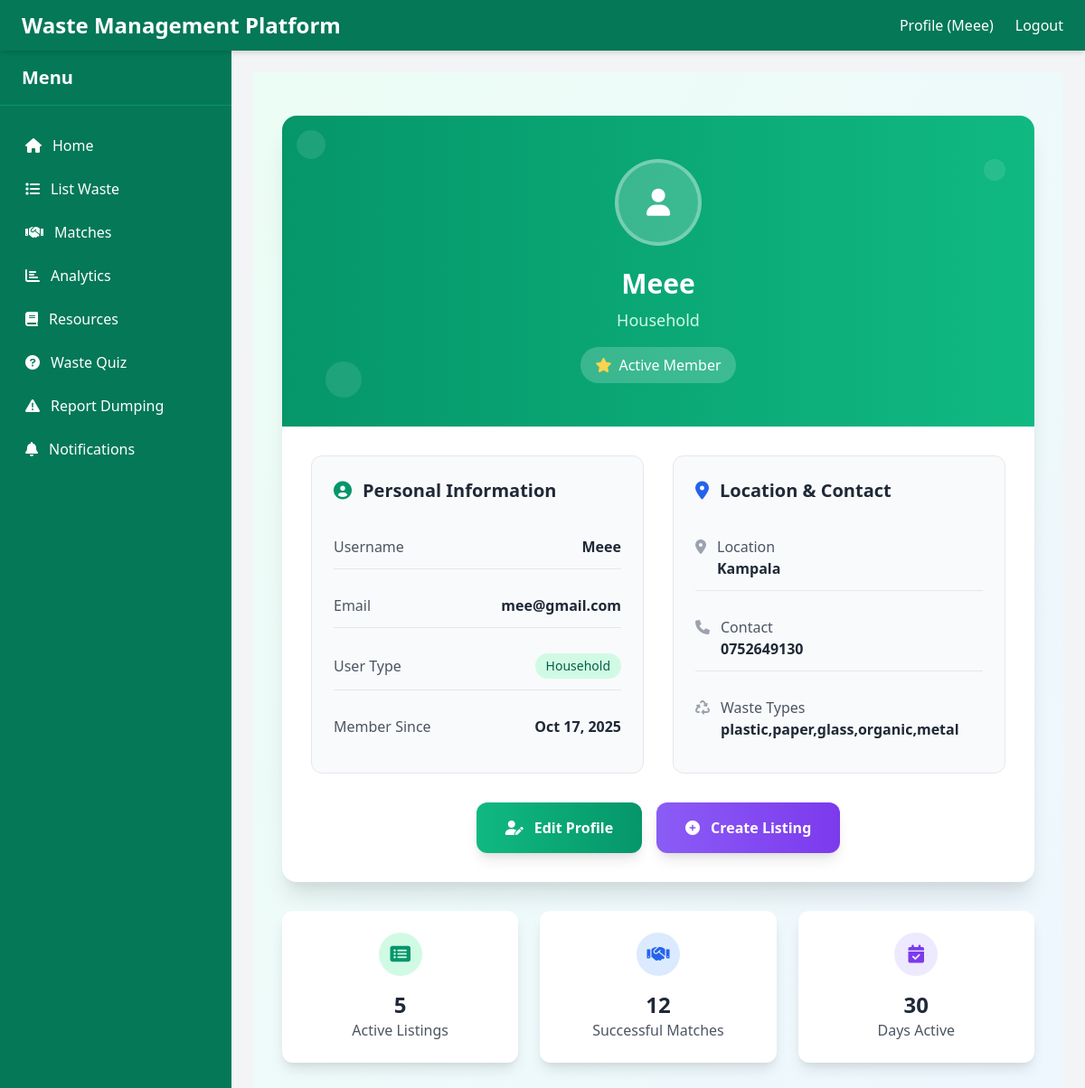
The app's page /users/profile/ (signed in) with its own data.
### users/models.py (models this page shows, shortened)
class Profile(models.Model):
    USER_TYPE_CHOICES = [
        ('household', 'Household'),
        ('business', 'Business'),
        ('collector', 'Collector'),
        ('recycler', 'Recycler'),
        ('quick_access', 'Quick Access'),
    ]
    WASTE_TYPE_CHOICES = [
        ('plastic', 'Plastic'),
        ('paper', 'Paper'),
        ('glass', 'Glass'),
        ('organic', 'Organic'),
        ('metal', 'Metal'),
        ('e-waste', 'E-Waste'),
        ('clothing', 'Clothing'),
        ('hazardous', 'Hazardous'),
        ('construction', 'Construction'),
        ('medical', 'Medical'),
    ]
    user = models.OneToOneField(User, on_delete=models.CASCADE)
    user_type = models.CharField(
        max_length=20,
        choices=USER_TYPE_CHOICES,
        blank=True,
        null=True
    )
    location = models.CharField(
        max_length=100,
        blank=True,
        null=True
    )
    contact = models.CharField(
        max_length=15,
        blank=True,
        null=True,
        help_text="Phone number in format: +256XXXXXXXXX"
    )
    accepted_waste_types = models.CharField(
        max_length=200,
        blank=True,
        help_text="Comma-separated list of accepted waste types"
    )

### users/views.py (the view)
# urls.py: path('profile/', views.profile, name='profile'),
@login_required
def profile(request):
    try:
        profile = request.user.profile
        is_quick_access = profile.user_type == 'quick_access'
    except Profile.DoesNotExist:
        profile = None
        is_quick_access = False
    return render(request, 'users/profile.html', {
        'profile': profile,
        'is_quick_access': is_quick_access,
    })

### matching/templatetags/notification_tags.py (called while the page is built)
@register.filter
def unread_notifications_count(user):
    if user.is_authenticated:
        return Notification.objects.filter(recipient=user, is_read=False).count()
    return 0

### templates/users/profile.html
{% extends 'base.html' %}
{% load static %}
{% block content %}
<div class="min-h-screen bg-gradient-to-br from-green-50 to-blue-50 py-12 px-4 sm:px-6 lg:px-8">
  <div class="max-w-4xl mx-auto">
    <div class="bg-white rounded-2xl shadow-xl overflow-hidden mb-8">
      <div class="bg-gradient-to-r from-green-600 to-green-500 py-12 px-8 text-center relative">
        <div class="absolute inset-0 opacity-10">
          <div class="absolute top-4 left-4 w-8 h-8 bg-white rounded-full"></div>
          <div class="absolute top-12 right-8 w-6 h-6 bg-white rounded-full"></div>
          <div class="absolute bottom-8 left-12 w-10 h-10 bg-white rounded-full"></div>
        </div>
        <div class="relative z-10">
          <div class="w-24 h-24 mx-auto mb-6 rounded-full bg-white bg-opacity-20 flex items-center justify-center border-4 border-white border-opacity-30">
            <i class="fas fa-user text-white text-3xl"></i>
          </div>
          <h1 class="text-3xl font-bold text-white mb-2">{{ user.username }}</h1>
          <p class="text-green-100 text-lg">
            {% if profile.user_type %}
              {{ profile.get_user_type_display }}
            {% else %}
              Community Member
            {% endif %}
          </p>
          <div class="mt-4 inline-flex items-center bg-white bg-opacity-20 px-4 py-2 rounded-full">
            <i class="fas fa-star text-yellow-300 mr-2"></i>
            <span class="text-white font-medium">Active Member</span>
          </div>
        </div>
      </div>
      <div class="p-8">
        <div class="grid grid-cols-1 lg:grid-cols-2 gap-8 mb-8">
          <div class="bg-gray-50 rounded-xl p-6 border border-gray-200">
            <h2 class="text-xl font-bold text-gray-800 mb-6 flex items-center">
              <i class="fas fa-user-circle text-green-600 mr-3"></i>Personal Information
            </h2>
            <div class="space-y-4">
              <div class="flex justify-between items-center py-3 border-b border-gray-200">
                <span class="text-gray-600 font-medium">Username</span>
                <span class="text-gray-800 font-semibold">{{ user.username }}</span>
              </div>
              <div class="flex justify-between items-center py-3 border-b border-gray-200">
                <span class="text-gray-600 font-medium">Email</span>
                <span class="text-gray-800 font-semibold">{{ user.email|default:"Not provided" }}</span>
              </div>
              <div class="flex justify-between items-center py-3 border-b border-gray-200">
                <span class="text-gray-600 font-medium">User Type</span>
                <span class="bg-green-100 text-green-800 px-3 py-1 rounded-full text-sm font-medium capitalize">
                  {{ profile.get_user_type_display|default:"Not specified" }}
                </span>
              </div>
              <div class="flex justify-between items-center py-3">
                <span class="text-gray-600 font-medium">Member Since</span>
                <span class="text-gray-800 font-semibold">{{ user.date_joined|date:"M d, Y" }}</span>
              </div>
            </div>
          </div>
          <div class="bg-gray-50 rounded-xl p-6 border border-gray-200">
            <h2 class="text-xl font-bold text-gray-800 mb-6 flex items-center">
              <i class="fas fa-map-marker-alt text-blue-600 mr-3"></i>Location & Contact
            </h2>
            <div class="space-y-4">
              <div class="flex items-start py-3 border-b border-gray-200">
                <i class="fas fa-location-dot text-gray-400 mt-1 mr-3"></i>
                <div>
                  <div class="text-gray-600 font-medium">Location</div>
                  <div class="text-gray-800 font-semibold">
                    {{ profile.location|default:"Not specified" }}
                  </div>
                </div>
              </div>
              <div class="flex items-start py-3 border-b border-gray-200">
                <i class="fas fa-phone text-gray-400 mt-1 mr-3"></i>
                <div>
                  <div class="text-gray-600 font-medium">Contact</div>
                  <div class="text-gray-800 font-semibold">
                    {{ profile.contact|default:"Not provided" }}
                  </div>
                </div>
              </div>
              <div class="flex items-start py-3">
                <i class="fas fa-recycle text-gray-400 mt-1 mr-3"></i>
                <div>
                  <div class="text-gray-600 font-medium">Waste Types</div>
                  <div class="text-gray-800 font-semibold">
                    {% if profile.accepted_waste_types %}
                      {{ profile.accepted_waste_types|truncatewords:8 }}
                    {% else %}
                      Not specified
                    {% endif %}
                  </div>
                </div>
              </div>
            </div>
          </div>
        </div>
        <div class="flex flex-col sm:flex-row gap-4 justify-center">
          <a href="{% url 'profile_edit' %}"
             class="inline-flex items-center justify-center px-8 py-4 bg-gradient-to-r from-green-500 to-green-600 hover:from-green-600 hover:to-green-700 text-white font-bold rounded-xl shadow-lg transition-all duration-300 transform hover:-translate-y-1 hover:shadow-xl">
            <i class="fas fa-user-edit mr-3"></i>Edit Profile
          </a>
          {% if is_quick_access %}
          <a href="{% url 'quick_dashboard' %}"
             class="inline-flex items-center justify-center px-8 py-4 bg-gradient-to-r from-blue-500 to-blue-600 hover:from-blue-600 hover:to-blue-700 text-white font-bold rounded-xl shadow-lg transition-all duration-300 transform hover:-translate-y-1 hover:shadow-xl">
            <i class="fas fa-tachometer-alt mr-3"></i>Quick Dashboard
          </a>
          {% else %}
          <a href="{% url 'waste_listing_create' %}"
             class="inline-flex items-center justify-center px-8 py-4 bg-gradient-to-r from-purple-500 to-purple-600 hover:from-purple-600 hover:to-purple-700 text-white font-bold rounded-xl shadow-lg transition-all duration-300 transform hover:-translate-y-1 hover:shadow-xl">
            <i class="fas fa-plus-circle mr-3"></i>Create Listing
          </a>
          {% endif %}
        </div>
      </div>
    </div>
    <div class="grid grid-cols-1 md:grid-cols-3 gap-6 mb-8">
      <div class="bg-white rounded-xl p-6 shadow-lg text-center">
        <div class="w-12 h-12 mx-auto mb-4 bg-green-100 rounded-full flex items-center justify-center">
          <i class="fas fa-list-alt text-green-600 text-xl"></i>
        </div>
        <div class="text-2xl font-bold text-gray-800">5</div>
        <div class="text-gray-600">Active Listings</div>
      </div>
      <div class="bg-white rounded-xl p-6 shadow-lg text-center">
        <div class="w-12 h-12 mx-auto mb-4 bg-blue-100 rounded-full flex items-center justify-center">
          <i class="fas fa-handshake text-blue-600 text-xl"></i>
        </div>
        <div class="text-2xl font-bold text-gray-800">12</div>
        <div class="text-gray-600">Successful Matches</div>
      </div>
      <div class="bg-white rounded-xl p-6 shadow-lg text-center">
        <div class="w-12 h-12 mx-auto mb-4 bg-purple-100 rounded-full flex items-center justify-center">
          <i class="fas fa-calendar-check text-purple-600 text-xl"></i>
        </div>
        <div class="text-2xl font-bold text-gray-800">30</div>
        <div class="text-gray-600">Days Active</div>
      </div>
    </div>
  </div>
</div>
<link rel="stylesheet" href="https://cdnjs.cloudflare.com/ajax/libs/font-awesome/6.0.0/css/all.min.css">
{% endblock %}

### templates/base.html (shortened to what this page needs)
<!DOCTYPE html>
{% load notification_tags %}
 {% load static %}
<html lang="en">
<head>
  <link href="https://cdn.jsdelivr.net/npm/tailwindcss@2.2.19/dist/tailwind.min.css" rel="stylesheet" />
  <link rel="stylesheet" href="https://cdnjs.cloudflare.com/ajax/libs/font-awesome/5.15.4/css/all.min.css" />
  {% load static %}
  <link rel="stylesheet" href="{% static 'css/style.css' %}" />
  <link rel="stylesheet" href="https://cdnjs.cloudflare.com/ajax/libs/font-awesome/6.4.0/css/all.min.css">
</head>
<body class="bg-gray-100 flex flex-col min-h-screen">
  <header class="bg-green-700 text-white shadow-md flex justify-between items-center px-6 py-3 sticky top-0 z-40">
    <div class="flex items-center">
      <a href="{% url 'home' %}" class="text-2xl font-extrabold hover:text-green-300 transition">
        Waste Management Platform
      </a>
    </div>
    <nav class="hidden md:flex space-x-6 font-medium">
      {% if user.is_authenticated %}
        <a href="{% url 'profile' %}" class="hover:text-green-300 transition">Profile ({{ user.username }})</a>
        <a href="{% url 'logout' %}" class="hover:text-green-300 transition">Logout</a>
      {% else %}
        <a href="{% url 'login' %}" class="hover:text-green-300 transition">Login</a>
      {% endif %}
    </nav>
  </header>
  <div class="flex flex-1 min-h-0">
    <aside class="bg-green-700 text-white w-64 flex-shrink-0 flex flex-col transition-transform transform md:translate-x-0 -translate-x-full md:relative fixed top-0 bottom-0 z-30"
      id="sidebar">
      <div class="flex items-center justify-between px-6 py-4 border-b border-green-600">
        <span class="text-xl font-bold">Menu</span>
      </div>
      <nav class="flex flex-col flex-grow overflow-y-auto px-4 py-6 space-y-2">
        <a href="{% url 'home' %}" class="flex items-center px-3 py-2 rounded hover:bg-green-600 transition">
          <i class="fas fa-home mr-3"></i> Home
        </a>
        {% if not is_quick_access and user.is_authenticated %}
          {% if user.profile.user_type != 'recycler' %}
            <a href="{% url 'waste_list' %}" class="flex items-center px-3 py-2 rounded hover:bg-green-600 transition">
              <i class="fas fa-list mr-3"></i> List Waste
            </a>
          {% endif %}
          <a href="{% url 'matches' %}" class="flex items-center px-3 py-2 rounded hover:bg-green-600 transition">
            <i class="fas fa-handshake mr-3"></i> Matches
          </a>
          <a href="{% url 'analytics' %}" class="flex items-center px-3 py-2 rounded hover:bg-green-600 transition">
            <i class="fas fa-chart-bar mr-3"></i> Analytics
          </a>
        {% endif %}
        <a href="{% url 'resources' %}" class="flex items-center px-3 py-2 rounded hover:bg-green-600 transition">
          <i class="fas fa-book mr-3"></i> Resources
        </a>
        <a href="{% url 'waste_quiz' %}" class="flex items-center px-3 py-2 rounded hover:bg-green-600 transition">
          <i class="fas fa-question-circle mr-3"></i> Waste Quiz
        </a>
        <a href="{% url 'report_dumping' %}" class="flex items-center px-3 py-2 rounded hover:bg-green-600 transition">
          <i class="fas fa-exclamation-triangle mr-3"></i> Report Dumping
        </a>
        {% if user.is_authenticated %}
          <a href="{% url 'notifications' %}" class="flex items-center px-3 py-2 rounded hover:bg-green-600 relative transition" aria-label="Notifications">
            <i class="fas fa-bell mr-3"></i> Notifications
          </a>
        {% endif %}
      </nav>
    </aside>
    <main class="flex-1 p-6 overflow-auto max-h-screen">
      {% block content %}{% endblock %}
    </main>
  </div>
</body>
</html>

### records on screen
Profile: user_type "Household", location "Kampala", contact "0752649130", accepted_waste_types "plastic,paper,glass,organic,metal"

### other values on screen
{{ user.username }} "Meee"
{{ user.email|default:"Not provided" }} "mee@gmail.com"
{{ user.date_joined|date:"M d, Y" }} "Oct 17, 2025"
